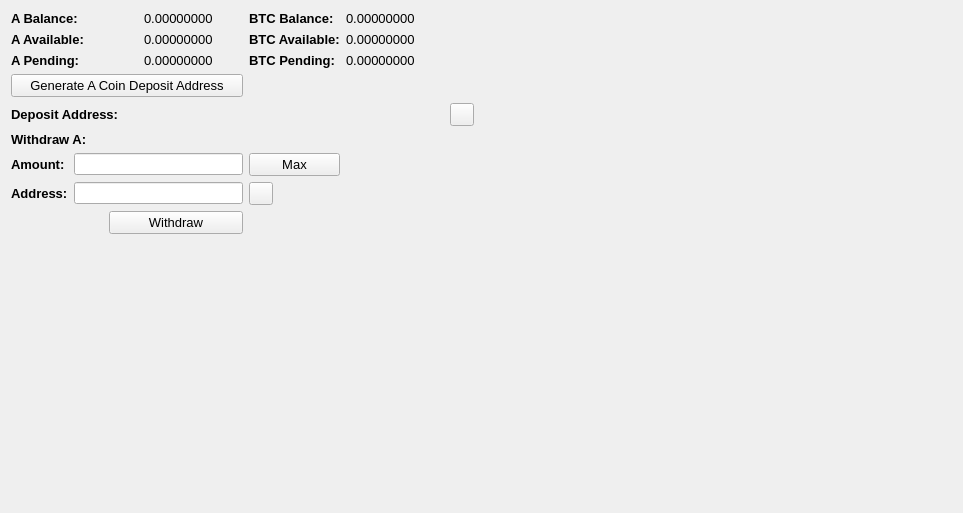
     <widget class="QWidget" name="BalanceTab">
      <attribute name="title">
       <string>Balance</string>
      </attribute>
      <layout class="QGridLayout" name="gridLayout_2">
       <item row="0" column="0" colspan="2">
        <widget class="QLabel" name="label_11">
         <property name="font">
          <font>
           <pointsize>10</pointsize>
           <weight>75</weight>
           <bold>true</bold>
          </font>
         </property>
         <property name="text">
          <string>A Balance:</string>
         </property>
        </widget>
       </item>
       <item row="0" column="3">
        <widget class="QLabel" name="DVYBalanceLabel">
         <property name="font">
          <font>
           <pointsize>10</pointsize>
          </font>
         </property>
         <property name="text">
          <string>0.00000000</string>
         </property>
         <property name="textInteractionFlags">
          <set>Qt::LinksAccessibleByMouse|Qt::TextSelectableByMouse</set>
         </property>
        </widget>
       </item>
       <item row="0" column="4">
        <widget class="QLabel" name="label_12">
         <property name="font">
          <font>
           <pointsize>10</pointsize>
           <weight>75</weight>
           <bold>true</bold>
          </font>
         </property>
         <property name="text">
          <string>BTC Balance:</string>
         </property>
        </widget>
       </item>
       <item row="0" column="5">
        <widget class="QLabel" name="BitcoinBalanceLabel">
         <property name="font">
          <font>
           <pointsize>10</pointsize>
          </font>
         </property>
         <property name="text">
          <string>0.00000000</string>
         </property>
         <property name="textInteractionFlags">
          <set>Qt::LinksAccessibleByMouse|Qt::TextSelectableByMouse</set>
         </property>
        </widget>
       </item>
       <item row="0" column="7" rowspan="10">
        <spacer name="horizontalSpacer_4">
         <property name="orientation">
          <enum>Qt::Horizontal</enum>
         </property>
         <property name="sizeHint" stdset="0">
          <size>
           <width>478</width>
           <height>488</height>
          </size>
         </property>
        </spacer>
       </item>
       <item row="1" column="0" colspan="2">
        <widget class="QLabel" name="label_13">
         <property name="font">
          <font>
           <pointsize>10</pointsize>
           <weight>75</weight>
           <bold>true</bold>
          </font>
         </property>
         <property name="text">
          <string>A Available:</string>
         </property>
        </widget>
       </item>
       <item row="1" column="3">
        <widget class="QLabel" name="DVYAvailableLabel_2">
         <property name="font">
          <font>
           <pointsize>10</pointsize>
          </font>
         </property>
         <property name="text">
          <string>0.00000000</string>
         </property>
         <property name="textInteractionFlags">
          <set>Qt::LinksAccessibleByMouse|Qt::TextSelectableByMouse</set>
         </property>
        </widget>
       </item>
       <item row="1" column="4">
        <widget class="QLabel" name="label_15">
         <property name="font">
          <font>
           <pointsize>10</pointsize>
           <weight>75</weight>
           <bold>true</bold>
          </font>
         </property>
         <property name="text">
          <string>BTC Available:</string>
         </property>
        </widget>
       </item>
       <item row="1" column="5">
        <widget class="QLabel" name="BitcoinAvailableLabel">
         <property name="font">
          <font>
           <pointsize>10</pointsize>
          </font>
         </property>
         <property name="text">
          <string>0.00000000</string>
         </property>
         <property name="textInteractionFlags">
          <set>Qt::LinksAccessibleByMouse|Qt::TextSelectableByMouse</set>
         </property>
        </widget>
       </item>
       <item row="2" column="0" colspan="2">
        <widget class="QLabel" name="label_14">
         <property name="font">
          <font>
           <pointsize>10</pointsize>
           <weight>75</weight>
           <bold>true</bold>
          </font>
         </property>
         <property name="text">
          <string>A Pending:</string>
         </property>
        </widget>
       </item>
       <item row="2" column="3">
        <widget class="QLabel" name="DVYPendingLabel">
         <property name="font">
          <font>
           <pointsize>10</pointsize>
          </font>
         </property>
         <property name="text">
          <string>0.00000000</string>
         </property>
         <property name="textInteractionFlags">
          <set>Qt::LinksAccessibleByMouse|Qt::TextSelectableByMouse</set>
         </property>
        </widget>
       </item>
       <item row="2" column="4">
        <widget class="QLabel" name="label_31">
         <property name="font">
          <font>
           <pointsize>10</pointsize>
           <weight>75</weight>
           <bold>true</bold>
          </font>
         </property>
         <property name="text">
          <string>BTC Pending:</string>
         </property>
        </widget>
       </item>
       <item row="2" column="5">
        <widget class="QLabel" name="BitcoinPendingLabel">
         <property name="font">
          <font>
           <pointsize>10</pointsize>
          </font>
         </property>
         <property name="text">
          <string>0.00000000</string>
         </property>
         <property name="textInteractionFlags">
          <set>Qt::LinksAccessibleByMouse|Qt::TextSelectableByMouse</set>
         </property>
        </widget>
       </item>
       <item row="3" column="0" colspan="4">
        <widget class="QPushButton" name="GenDepositBTN">
         <property name="font">
          <font>
           <pointsize>10</pointsize>
          </font>
         </property>
         <property name="text">
          <string>Generate A Coin Deposit Address</string>
         </property>
        </widget>
       </item>
       <item row="4" column="0" colspan="3">
        <widget class="QLabel" name="label_33">
         <property name="font">
          <font>
           <pointsize>10</pointsize>
           <weight>75</weight>
           <bold>true</bold>
          </font>
         </property>
         <property name="text">
          <string>Deposit Address:</string>
         </property>
        </widget>
       </item>
       <item row="4" column="3" colspan="3">
        <widget class="QLabel" name="DepositAddressLabel">
         <property name="minimumSize">
          <size>
           <width>300</width>
           <height>0</height>
          </size>
         </property>
         <property name="palette">
          <palette>
           <active>
            <colorrole role="WindowText">
             <brush brushstyle="SolidPattern">
              <color alpha="255">
               <red>0</red>
               <green>0</green>
               <blue>0</blue>
              </color>
             </brush>
            </colorrole>
            <colorrole role="Text">
             <brush brushstyle="SolidPattern">
              <color alpha="255">
               <red>0</red>
               <green>0</green>
               <blue>255</blue>
              </color>
             </brush>
            </colorrole>
           </active>
           <inactive>
            <colorrole role="WindowText">
             <brush brushstyle="SolidPattern">
              <color alpha="255">
               <red>0</red>
               <green>0</green>
               <blue>0</blue>
              </color>
             </brush>
            </colorrole>
            <colorrole role="Text">
             <brush brushstyle="SolidPattern">
              <color alpha="255">
               <red>0</red>
               <green>0</green>
               <blue>255</blue>
              </color>
             </brush>
            </colorrole>
           </inactive>
           <disabled>
            <colorrole role="WindowText">
             <brush brushstyle="SolidPattern">
              <color alpha="255">
               <red>120</red>
               <green>120</green>
               <blue>120</blue>
              </color>
             </brush>
            </colorrole>
            <colorrole role="Text">
             <brush brushstyle="SolidPattern">
              <color alpha="255">
               <red>120</red>
               <green>120</green>
               <blue>120</blue>
              </color>
             </brush>
            </colorrole>
           </disabled>
          </palette>
         </property>
         <property name="font">
          <font>
           <pointsize>10</pointsize>
           <weight>75</weight>
           <bold>true</bold>
          </font>
         </property>
         <property name="text">
          <string/>
         </property>
         <property name="alignment">
          <set>Qt::AlignRight|Qt::AlignTrailing|Qt::AlignVCenter</set>
         </property>
         <property name="textInteractionFlags">
          <set>Qt::LinksAccessibleByMouse|Qt::TextSelectableByKeyboard|Qt::TextSelectableByMouse</set>
         </property>
        </widget>
       </item>
       <item row="4" column="6">
        <widget class="QToolButton" name="DepositCopyButton">
         <property name="toolTip">
          <string>Copy to clipboard</string>
         </property>
         <property name="text">
          <string/>
         </property>
         <property name="icon">
          <iconset resource="../bitcoin.qrc">
           <normaloff>:/icons/editcopy</normaloff>:/icons/editcopy</iconset>
         </property>
         <property name="shortcut">
          <string>Alt+P</string>
         </property>
        </widget>
       </item>
       <item row="5" column="0" colspan="2">
        <widget class="QLabel" name="label_34">
         <property name="font">
          <font>
           <pointsize>10</pointsize>
           <weight>75</weight>
           <bold>true</bold>
          </font>
         </property>
         <property name="text">
          <string>Withdraw A:</string>
         </property>
        </widget>
       </item>
       <item row="6" column="0">
        <widget class="QLabel" name="label_26">
         <property name="font">
          <font>
           <pointsize>10</pointsize>
           <weight>75</weight>
           <bold>true</bold>
          </font>
         </property>
         <property name="text">
          <string>Amount:</string>
         </property>
        </widget>
       </item>
       <item row="6" column="1" colspan="3">
        <widget class="QLineEdit" name="WithdrawUnitsInput">
         <property name="font">
          <font>
           <pointsize>9</pointsize>
           <weight>75</weight>
           <bold>true</bold>
          </font>
         </property>
         <property name="text">
          <string/>
         </property>
        </widget>
       </item>
       <item row="6" column="4">
        <widget class="QPushButton" name="Withdraw_Max_Amount">
         <property name="font">
          <font>
           <pointsize>10</pointsize>
          </font>
         </property>
         <property name="text">
          <string>Max</string>
         </property>
        </widget>
       </item>
       <item row="7" column="0">
        <widget class="QLabel" name="label_10">
         <property name="font">
          <font>
           <pointsize>10</pointsize>
           <weight>75</weight>
           <bold>true</bold>
          </font>
         </property>
         <property name="text">
          <string>Address:</string>
         </property>
        </widget>
       </item>
       <item row="7" column="1" colspan="3">
        <widget class="QLineEdit" name="WithdrawAddress">
         <property name="font">
          <font>
           <pointsize>9</pointsize>
           <weight>75</weight>
           <bold>true</bold>
          </font>
         </property>
        </widget>
       </item>
       <item row="7" column="4">
        <widget class="QToolButton" name="WithdrawPasteButton">
         <property name="toolTip">
          <string>Paste from clipboard</string>
         </property>
         <property name="text">
          <string/>
         </property>
         <property name="icon">
          <iconset resource="../bitcoin.qrc">
           <normaloff>:/icons/editpaste</normaloff>:/icons/editpaste</iconset>
         </property>
         <property name="shortcut">
          <string>Alt+P</string>
         </property>
        </widget>
       </item>
       <item row="8" column="2" colspan="2">
        <widget class="QPushButton" name="WithdrawUnitsBtn">
         <property name="font">
          <font>
           <pointsize>10</pointsize>
          </font>
         </property>
         <property name="text">
          <string>Withdraw</string>
         </property>
        </widget>
       </item>
       <item row="9" column="0" colspan="6">
        <spacer name="verticalSpacer">
         <property name="orientation">
          <enum>Qt::Vertical</enum>
         </property>
         <property name="sizeHint" stdset="0">
          <size>
           <width>428</width>
           <height>262</height>
          </size>
         </property>
        </spacer>
       </item>
      </layout>
      <zorder>label_31</zorder>
      <zorder>label_15</zorder>
      <zorder>label_12</zorder>
      <zorder>label_14</zorder>
      <zorder>label_13</zorder>
      <zorder>label_11</zorder>
      <zorder>BitcoinBalanceLabel</zorder>
      <zorder>DVYBalanceLabel</zorder>
      <zorder>DVYAvailableLabel_2</zorder>
      <zorder>DVYPendingLabel</zorder>
      <zorder>BitcoinAvailableLabel</zorder>
      <zorder>BitcoinPendingLabel</zorder>
      <zorder>label_33</zorder>
      <zorder>GenDepositBTN</zorder>
      <zorder>DepositAddressLabel</zorder>
      <zorder>Withdraw_Max_Amount</zorder>
      <zorder>label_34</zorder>
      <zorder>WithdrawUnitsInput</zorder>
      <zorder>label_10</zorder>
      <zorder>label_26</zorder>
      <zorder>WithdrawAddress</zorder>
      <zorder>WithdrawUnitsBtn</zorder>
      <zorder>horizontalSpacer_4</zorder>
      <zorder>verticalSpacer</zorder>
      <zorder>WithdrawPasteButton</zorder>
      <zorder>DepositCopyButton</zorder>
     </widget>
